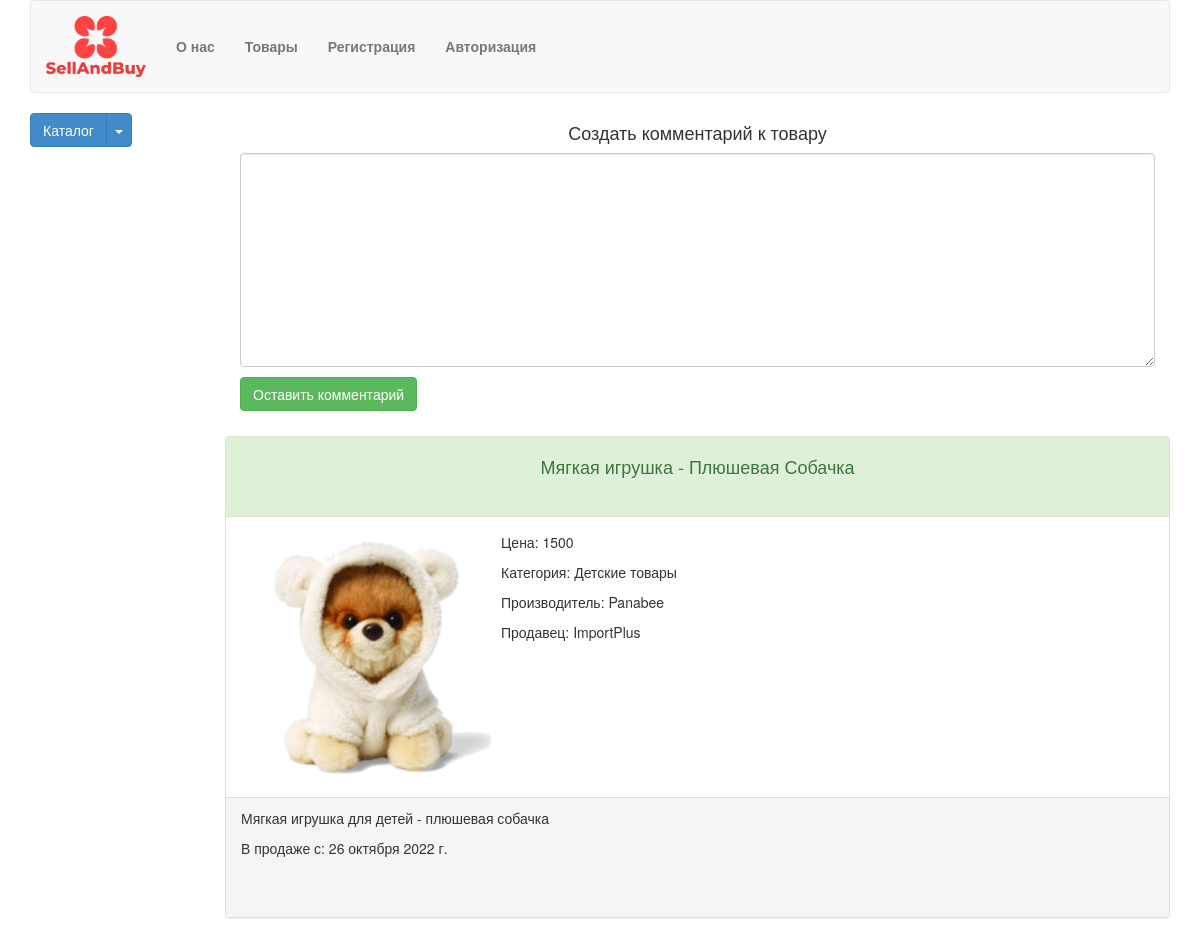
The app's page /createComments/69 with its own data.
### shopPlatform/models.py (models this page shows, shortened)
class Goods(models.Model):
    nameOfGoods = models.CharField(max_length=150, verbose_name='Название товара')
    priceOfGoods = models.IntegerField(verbose_name='Цена')
    manufacturerOfGoods = models.ForeignKey(Manufacturer,null=True,on_delete=models.CASCADE, verbose_name='Производитель товара')
    dateAppGoods = models.DateField(auto_now_add=True,verbose_name='Дата добавления в каталог')
    imageGoods = models.ImageField(upload_to='photos/%Y/%m/%d/', verbose_name='Каталог фото')
    categoryGoods = models.ForeignKey(CategoryOfGoods,null=True, on_delete=models.CASCADE, verbose_name='Категория товара')
    contexOfGoods = models.CharField(max_length=500,verbose_name='Описание товара')
    sellerGoods = models.ForeignKey(User,null=True, on_delete=models.CASCADE, verbose_name='Продавец товара')
    class Meta:
        verbose_name_plural = 'Товары'

class CategoryOfGoods(models.Model):
    nameOfCategory= models.CharField(max_length=100,verbose_name='Категория товара')
    slug = models.SlugField(max_length=100)
    def __str__(self):
        return self.nameOfCategory
    class Meta:
        verbose_name = 'Категория товаров'
        verbose_name_plural = 'Категория товаров'

class Manufacturer(models.Model):
    nameOfFactory = models.CharField(max_length=150, verbose_name='Компания производитель')
    def __str__(self):
        return self.nameOfFactory
    class Meta:
        verbose_name = 'Производитель товара'
        verbose_name_plural = 'Производитель товара'

### shopPlatform/views.py (the view)
# urls.py: path('createComments/<int:id>', views.commentGoods, name='createComments'),
def commentGoods(request, id):
    goods = Goods.objects.get(id=id)
    title = 'Комментарий к товару'
    if request.method == 'POST':
        form = CreateComments(request.POST)
        if form.is_valid():
            comment = CommentsOfGoods()
            comment.idGoods = Goods.objects.get(id=id)
            comment.user = User.objects.get(id=request.user.id)
            comment.contextComment = request.POST.get('contextComment')
            comment.save()
            return redirect('listCatalog')
    else:
        form = CreateComments()
    data = {'good': goods, 'form': form, 'title':title}
    return render(request, 'shopTemplates/createComments.html', context=data)

### shopPlatform/forms.py
class CreateComments(forms.ModelForm):
    class Meta:
        model = CommentsOfGoods
        fields = ['contextComment']
        widgets = {
            'contextComment': forms.Textarea(attrs={'rows':10,'class': 'form-control'})
        }

### templates/shopTemplates/createComments.html (shortened to what this page needs)
{% extends 'base.html' %}
{% block content %}
<div class="col-md-12">
    <h4 class="text-center">Создать комментарий к товару {{goods}}</h4>
    <form action="#" method="POST" enctype="multipart/form-data" class="regForm">
        {% for i in form %}
        <p>{{i}}</p>
        {% endfor %}
        <button type="submit" class="btn btn-success">Оставить комментарий</button>
    </form>
</div>
<div class="row">
    <div class="col-md-12">
        <div class="panel panel-success">
            <div class="panel-heading">
                <h4 class="text-center">{{good.nameOfGoods}}</h4>
            </div>
            <div class="panel-body">
                <div class="media">
                    <span class="pull-left"><img class="media-object goodPhotoDetail" src="{{ good.imageGoods.url }}"
                            alt="Нет фото"></span>
                    <div class="media-body">
                        <p>Цена: {{good.priceOfGoods}}</p>
                        <p>Категория: {{good.categoryGoods}}</p>
                        <p>Производитель: {{good.manufacturerOfGoods}}</p>
                        <p>Продавец: {{good.sellerGoods}}</p>
                    </div>
                </div>
            </div>
            <div class="panel-footer">
                <p>{{good.contexOfGoods}}</p>
                <p>В продаже с: {{good.dateAppGoods}}</p>
            </div>
        </div>
    </div>
</div>
{% endblock content %}

### static/css/style.css (style rules this page uses)
.goodPhotoDetail { width: 250px; }
.panel-body { min-height: 220px; }
.panel-footer { min-height: 120px; }
.panel-heading { min-height: 80px; }
.regForm { margin-bottom: 25px; }

### records on screen
Goods: nameOfGoods "Мягкая игрушка - Плюшевая Собачка", imageGoods (picture), priceOfGoods "1500", categoryGoods "Детские товары", manufacturerOfGoods "Panabee", sellerGoods "ImportPlus", contexOfGoods "Мягкая игрушка для детей - плюшевая собачка", dateAppGoods "26 октября 2022 г."
